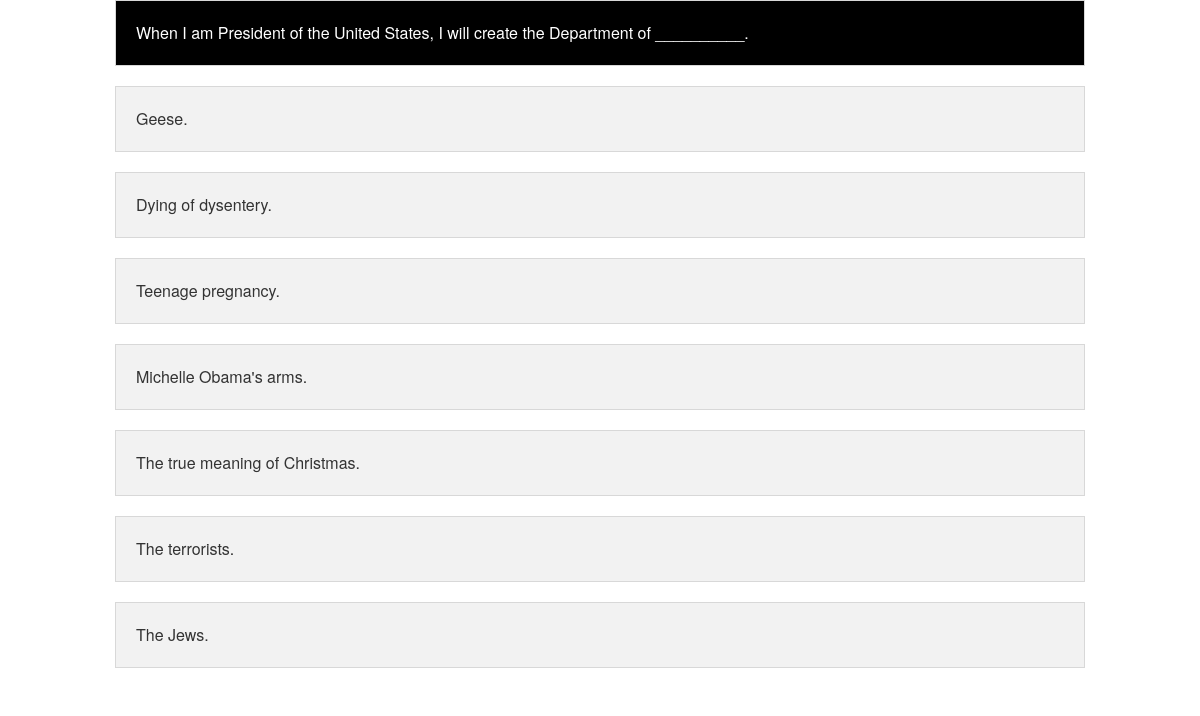
Screenshot of /play/ (signed in) with the database file from the repository.
### game/models.py (models this page shows)
class BlackCards(models.Model):
    id = models.AutoField(max_length="4", primary_key=True)
    text = models.TextField(max_length="200", default='')
    Serious = models.BooleanField(default=False)
    Sex = models.BooleanField(default=False)
    Disaster = models.BooleanField(default=False)
    Disgust = models.BooleanField(default=False)
    Absurd = models.BooleanField(default=False)
    Religion = models.BooleanField(default=False)
    Violence = models.BooleanField(default=False)
    Science = models.BooleanField(default=False)
    Race = models.BooleanField(default=False)
    Politics = models.BooleanField(default=False)
    Heroism = models.BooleanField(default=False)
    Culture = models.BooleanField(default=False)
    Sports = models.BooleanField(default=False)
    Food = models.BooleanField(default=False)
    Arts = models.BooleanField(default=False)
    Male = models.BooleanField(default=False)
    Female = models.BooleanField(default=False)
    Unrealistic = models.BooleanField(default=False)
    Health = models.BooleanField(default=False)
    Poverty = models.BooleanField(default=False)
    Selfish = models.BooleanField(default=False)
    Appeal = models.BooleanField(default=False)
    Others = models.BooleanField(default=False)
    Personality = models.BooleanField(default=False)
    Age = models.BooleanField(default=False)
    Animal = models.BooleanField(default=False)

class WhiteCards(models.Model):
    id = models.AutoField(max_length="4", primary_key=True)
    text = models.TextField(max_length="200", default='')
    Serious = models.BooleanField(default=False)
    Sex = models.BooleanField(default=False)
    Disaster = models.BooleanField(default=False)
    Disgust = models.BooleanField(default=False)
    Absurd = models.BooleanField(default=False)
    Religion = models.BooleanField(default=False)
    Violence = models.BooleanField(default=False)
    Science = models.BooleanField(default=False)
    Race = models.BooleanField(default=False)
    Politics = models.BooleanField(default=False)
    Heroism = models.BooleanField(default=False)
    Culture = models.BooleanField(default=False)
    Sports = models.BooleanField(default=False)
    Food = models.BooleanField(default=False)
    Arts = models.BooleanField(default=False)
    Male = models.BooleanField(default=False)
    Female = models.BooleanField(default=False)
    Unrealistic = models.BooleanField(default=False)
    Health = models.BooleanField(default=False)
    Poverty = models.BooleanField(default=False)
    Selfish = models.BooleanField(default=False)
    Appeal = models.BooleanField(default=False)
    Others = models.BooleanField(default=False)
    Personality = models.BooleanField(default=False)
    Age = models.BooleanField(default=False)
    Animal = models.BooleanField(default=False)

### game/views.py (the view, shortened to what this page needs)
# urls.py: url(r'^play/$', 'game.views.play'),
@login_required
def play(request):
    if len(WhiteCards.objects.all()) == 0 or len(BlackCards.objects.all()) == 0:
        return HttpResponse("Cards missing from database. <a href='/addCards/'>Add cards.</a>")
    played = Played.objects.filter(playerID = request.user.id).values_list('handID', flat=True)
    allHands = Hands.objects.exclude(id__in = played).exclude(numPlayed = NUM_CARDS_PER_ROUND)
    if len(allHands) == 0:
        return HttpResponse("No hands to choose from. <a href='/genHands/'>Generate hands.</a>")
    hand = allHands.order_by('-numPlayed').first()
    black = BlackCards.objects.filter(id=hand.bid)
    whiteIDs = HandWhites.objects.filter(handID = hand.id).values_list('wID', flat=True)
    whites = WhiteCards.objects.filter(id__in = whiteIDs).order_by('?')
    return render(request, "play.html", {"handID":hand.id, "black":black, "whites":whites})

### templates/play.html
{% extends "base.html" %}
{% block body %}
{% for b in black %}
<div class="row">
  <div class="medium-12 columns">
    <div class="panel blackcard">
      {{b.text}}
    </div>
  </div>
</div>
{% endfor %}
{% for w in whites %}
<div class="row">
  <div class="medium-12 columns">
    <a href="?h={{handID}}&w={{w.id}}">
      <div class="panel whitecard">
      {{w.text}}
      </div>
    </a>
  </div>
</div>
{% endfor %}
{% endblock %}

### templates/base.html (shortened to what this page needs)
<!doctype html>
<html class="no-js" lang="en">
  <head>
    <link rel="stylesheet" href="{{ STATIC_URL }}game/css/foundation.css" />
  </head>
  <body>
    {% block body %}{% endblock %}
  </body>
</html>

### templates/base.html (style rules this page uses)
.blackcard { background-color: #000; color: #FFF; }
.whitecard { width: 100%; text-align: left; }

### rows the page displays
BlackCards: text "When I am President of the United States, I will create the Department of __________."
WhiteCards: text "Geese."
WhiteCards: text "Dying of dysentery."
WhiteCards: text "Teenage pregnancy."
WhiteCards: text "Michelle Obama's arms."
WhiteCards: text "The true meaning of Christmas."
WhiteCards: text "The terrorists."
WhiteCards: text "The Jews."
